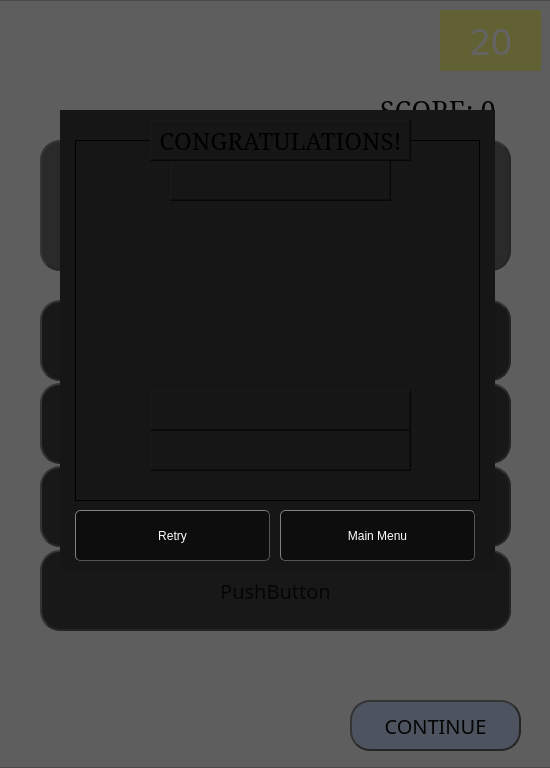
<?xml version="1.0" encoding="UTF-8"?>
<ui version="4.0">
 <class>GrammarTest</class>
 <widget class="QDialog" name="GrammarTest">
  <property name="geometry">
   <rect>
    <x>0</x>
    <y>0</y>
    <width>550</width>
    <height>768</height>
   </rect>
  </property>
  <property name="windowTitle">
   <string>Dialog</string>
  </property>
  <widget class="QLabel" name="label_Background">
   <property name="geometry">
    <rect>
     <x>-30</x>
     <y>0</y>
     <width>581</width>
     <height>768</height>
    </rect>
   </property>
   <property name="styleSheet">
    <string notr="true">background-image: url(:/bGrounds/backgrounds/trueFalse.jpg);
</string>
   </property>
   <property name="frameShape">
    <enum>QFrame::StyledPanel</enum>
   </property>
   <property name="frameShadow">
    <enum>QFrame::Sunken</enum>
   </property>
   <property name="lineWidth">
    <number>1</number>
   </property>
   <property name="text">
    <string/>
   </property>
   <property name="scaledContents">
    <bool>true</bool>
   </property>
  </widget>
  <widget class="QPushButton" name="pushButton_A">
   <property name="geometry">
    <rect>
     <x>40</x>
     <y>300</y>
     <width>471</width>
     <height>81</height>
    </rect>
   </property>
   <property name="font">
    <font>
     <family>Sans Serif</family>
     <pointsize>15</pointsize>
     <weight>50</weight>
     <italic>false</italic>
     <bold>false</bold>
    </font>
   </property>
   <property name="cursor">
    <cursorShape>PointingHandCursor</cursorShape>
   </property>
   <property name="styleSheet">
    <string notr="true">

   QPushButton:hover{
;background-color: rgba(0,0,0, 120);
border: 2px solid #555;
border-radius: 15px;
border-style: inset;
	font: 16pt &quot;Sans Serif&quot;;
color: rgb(255, 255, 255);
}

QPushButton:!hover{ 
border: 2px solid #555;
border-radius: 20px;
 border-style: outset;
padding: 5px; 
	font: 15pt &quot;Sans Serif&quot;;

background-color: rgba(0,0,0, 200);
  }
</string>
   </property>
   <property name="text">
    <string>PushButton</string>
   </property>
  </widget>
  <widget class="QPushButton" name="pushButton_B">
   <property name="geometry">
    <rect>
     <x>40</x>
     <y>383</y>
     <width>471</width>
     <height>81</height>
    </rect>
   </property>
   <property name="font">
    <font>
     <family>Sans Serif</family>
     <pointsize>15</pointsize>
     <weight>50</weight>
     <italic>false</italic>
     <bold>false</bold>
    </font>
   </property>
   <property name="cursor">
    <cursorShape>PointingHandCursor</cursorShape>
   </property>
   <property name="styleSheet">
    <string notr="true">

   QPushButton:hover{
;background-color: rgba(0,0,0, 120);
border: 2px solid #555;
border-radius: 15px;
border-style: inset;
	font: 16pt &quot;Sans Serif&quot;;
color: rgb(255, 255, 255);
}

QPushButton:!hover{ 
border: 2px solid #555;
border-radius: 20px;
 border-style: outset;
padding: 5px; 
	font: 15pt &quot;Sans Serif&quot;;
background-color: rgba(0,0,0, 200);
  }
</string>
   </property>
   <property name="text">
    <string>PushButton</string>
   </property>
  </widget>
  <widget class="QPushButton" name="pushButton_C">
   <property name="geometry">
    <rect>
     <x>40</x>
     <y>466</y>
     <width>471</width>
     <height>81</height>
    </rect>
   </property>
   <property name="font">
    <font>
     <family>Sans Serif</family>
     <pointsize>15</pointsize>
     <weight>50</weight>
     <italic>false</italic>
     <bold>false</bold>
    </font>
   </property>
   <property name="cursor">
    <cursorShape>PointingHandCursor</cursorShape>
   </property>
   <property name="styleSheet">
    <string notr="true">

   QPushButton:hover{
;background-color: rgba(0,0,0, 120);
border: 2px solid #555;
border-radius: 15px;
border-style: inset;
	font: 16pt &quot;Sans Serif&quot;;
color: rgb(255, 255, 255);
}

QPushButton:!hover{ 
border: 2px solid #555;
border-radius: 20px;
 border-style: outset;
padding: 5px; 
	font: 15pt &quot;Sans Serif&quot;;
background-color: rgba(0,0,0, 200);
  }
</string>
   </property>
   <property name="text">
    <string>PushButton</string>
   </property>
  </widget>
  <widget class="QPushButton" name="pushButton_D">
   <property name="geometry">
    <rect>
     <x>40</x>
     <y>550</y>
     <width>471</width>
     <height>81</height>
    </rect>
   </property>
   <property name="font">
    <font>
     <family>Sans Serif</family>
     <pointsize>15</pointsize>
     <weight>50</weight>
     <italic>false</italic>
     <bold>false</bold>
    </font>
   </property>
   <property name="cursor">
    <cursorShape>PointingHandCursor</cursorShape>
   </property>
   <property name="styleSheet">
    <string notr="true">

   QPushButton:hover{
;background-color: rgba(0,0,0, 120);
border: 2px solid #555;
border-radius: 15px;
border-style: inset;
	font: 16pt &quot;Sans Serif&quot;;
color: rgb(255, 255, 255);
}

QPushButton:!hover{ 
border: 2px solid #555;
border-radius: 20px;
 border-style: outset;
padding: 5px; 
	font: 15pt &quot;Sans Serif&quot;;
background-color: rgba(0,0,0, 200);
  }
</string>
   </property>
   <property name="text">
    <string>PushButton</string>
   </property>
  </widget>
  <widget class="QPlainTextEdit" name="plainTextEdit_Question">
   <property name="geometry">
    <rect>
     <x>40</x>
     <y>140</y>
     <width>471</width>
     <height>131</height>
    </rect>
   </property>
   <property name="font">
    <font>
     <family>Sans Serif</family>
     <pointsize>15</pointsize>
     <weight>50</weight>
     <italic>false</italic>
     <bold>false</bold>
    </font>
   </property>
   <property name="styleSheet">
    <string notr="true">border: 2px solid #555;
border-radius: 20px;
 border-style: outset;
padding: 5px; 
	font: 15pt &quot;Sans Serif&quot;;

background-color: rgba(0,0,0, 150);</string>
   </property>
   <property name="plainText">
    <string/>
   </property>
   <property name="textInteractionFlags">
    <set>Qt::NoTextInteraction</set>
   </property>
  </widget>
  <widget class="QLabel" name="lblLive2">
   <property name="geometry">
    <rect>
     <x>50</x>
     <y>20</y>
     <width>41</width>
     <height>31</height>
    </rect>
   </property>
   <property name="styleSheet">
    <string notr="true">background-repeat:no-repeat;

background-image: url(:/bGrounds/backgrounds/h11.png);</string>
   </property>
   <property name="text">
    <string/>
   </property>
  </widget>
  <widget class="QLabel" name="lblLive1">
   <property name="geometry">
    <rect>
     <x>10</x>
     <y>20</y>
     <width>31</width>
     <height>31</height>
    </rect>
   </property>
   <property name="styleSheet">
    <string notr="true">background-repeat:no-repeat;
background-image: url(:/bGrounds/backgrounds/h11.png);</string>
   </property>
   <property name="text">
    <string/>
   </property>
  </widget>
  <widget class="QLabel" name="lblLive3">
   <property name="geometry">
    <rect>
     <x>90</x>
     <y>20</y>
     <width>41</width>
     <height>31</height>
    </rect>
   </property>
   <property name="styleSheet">
    <string notr="true">background-repeat:no-repeat;
background-image: url(:/bGrounds/backgrounds/h11.png);</string>
   </property>
   <property name="text">
    <string/>
   </property>
  </widget>
  <widget class="QLabel" name="label_DisplayForTimer">
   <property name="geometry">
    <rect>
     <x>440</x>
     <y>10</y>
     <width>101</width>
     <height>61</height>
    </rect>
   </property>
   <property name="font">
    <font>
     <family>Sans Serif</family>
     <pointsize>28</pointsize>
    </font>
   </property>
   <property name="styleSheet">
    <string notr="true">border-radius: 45px;border-style: outset;padding: 10px;background-color: rgba(255, 255, 42,150);color: rgb(255, 255, 255);</string>
   </property>
   <property name="text">
    <string> 20</string>
   </property>
   <property name="scaledContents">
    <bool>false</bool>
   </property>
   <property name="alignment">
    <set>Qt::AlignLeading|Qt::AlignLeft|Qt::AlignVCenter</set>
   </property>
  </widget>
  <widget class="QPushButton" name="pushButton_Continue">
   <property name="geometry">
    <rect>
     <x>350</x>
     <y>700</y>
     <width>171</width>
     <height>51</height>
    </rect>
   </property>
   <property name="font">
    <font>
     <family>Sans Serif</family>
     <pointsize>15</pointsize>
     <weight>50</weight>
     <italic>false</italic>
     <bold>false</bold>
    </font>
   </property>
   <property name="cursor">
    <cursorShape>PointingHandCursor</cursorShape>
   </property>
   <property name="styleSheet">
    <string notr="true">

   QPushButton:hover{

border: 2px solid #555;
border-radius: 15px;
border-style: inset;
	font: 16pt &quot;Sans Serif&quot;;
	background-color: rgba(0, 85, 255,150);
}

QPushButton:!hover{ 
border: 2px solid #555;
border-radius: 20px;
 border-style: outset;
padding: 5px; 
	font: 15pt &quot;Sans Serif&quot;;
	background-color: rgba(0, 85, 255,50);
  }
</string>
   </property>
   <property name="text">
    <string>CONTINUE</string>
   </property>
  </widget>
  <widget class="QLabel" name="label_ScoreBoard">
   <property name="geometry">
    <rect>
     <x>380</x>
     <y>90</y>
     <width>151</width>
     <height>41</height>
    </rect>
   </property>
   <property name="font">
    <font>
     <family>Serif</family>
     <pointsize>20</pointsize>
    </font>
   </property>
   <property name="text">
    <string>SCORE: 0</string>
   </property>
  </widget>
  <widget class="QWidget" name="widget_2" native="true">
   <property name="geometry">
    <rect>
     <x>60</x>
     <y>110</y>
     <width>435</width>
     <height>461</height>
    </rect>
   </property>
   <property name="styleSheet">
    <string notr="true">background-color: rgb(22, 22, 22);</string>
   </property>
   <widget class="QLabel" name="trophy_gif">
    <property name="geometry">
     <rect>
      <x>15</x>
      <y>30</y>
      <width>405</width>
      <height>361</height>
     </rect>
    </property>
    <property name="styleSheet">
     <string notr="true">background-image: url(:/bGrounds/backgrounds/trophy.gif);</string>
    </property>
    <property name="frameShape">
     <enum>QFrame::Box</enum>
    </property>
    <property name="text">
     <string/>
    </property>
    <property name="scaledContents">
     <bool>false</bool>
    </property>
   </widget>
   <widget class="QPushButton" name="pushButton_MainMenu">
    <property name="geometry">
     <rect>
      <x>220</x>
      <y>400</y>
      <width>195</width>
      <height>51</height>
     </rect>
    </property>
    <property name="cursor">
     <cursorShape>PointingHandCursor</cursorShape>
    </property>
    <property name="styleSheet">
     <string notr="true">
 QPushButton:hover#pushButton_MainMenu{
;background-color: rgba(0,0,0, 200);

  border: 2px solid #555;
    
    border-style: inset;
	font: 18pt &quot;Serif&quot;;
	color: rgb(255, 255, 255);
 }
QPushButton:!hover#pushButton_MainMenu{
 border: 1px solid #555;
    border-radius: 5px;
    border-style: outset;
    padding: 5px;
	color: rgb(255, 255, 255);
	font: 15pt &quot;Serif&quot;;
	;;background-color: rgba(0,0,0, 100);

 }

   
</string>
    </property>
    <property name="text">
     <string>Main Menu</string>
    </property>
   </widget>
   <widget class="QPushButton" name="pushButton_Retry">
    <property name="geometry">
     <rect>
      <x>15</x>
      <y>400</y>
      <width>195</width>
      <height>51</height>
     </rect>
    </property>
    <property name="cursor">
     <cursorShape>PointingHandCursor</cursorShape>
    </property>
    <property name="styleSheet">
     <string notr="true">
 QPushButton:hover#pushButton_Retry{
;background-color: rgba(0,0,0, 200);

  border: 2px solid #555;
    
    border-style: inset;
	font: 22pt &quot;Serif&quot;;
	color: rgb(255, 255, 255);
 }
QPushButton:!hover#pushButton_Retry{
 border: 1px solid #555;
    border-radius: 5px;
    border-style: outset;
    padding: 5px;
	color: rgb(255, 255, 255);
	font: 15pt &quot;Serif&quot;;
	;;background-color: rgba(0,0,0, 100);

 }

   
</string>
    </property>
    <property name="text">
     <string>Retry</string>
    </property>
   </widget>
   <widget class="QLabel" name="label_WrongAnswers">
    <property name="geometry">
     <rect>
      <x>90</x>
      <y>320</y>
      <width>261</width>
      <height>41</height>
     </rect>
    </property>
    <property name="font">
     <font>
      <family>Serif</family>
      <pointsize>13</pointsize>
     </font>
    </property>
    <property name="frameShape">
     <enum>QFrame::WinPanel</enum>
    </property>
    <property name="frameShadow">
     <enum>QFrame::Raised</enum>
    </property>
    <property name="text">
     <string/>
    </property>
    <property name="alignment">
     <set>Qt::AlignCenter</set>
    </property>
   </widget>
   <widget class="QLabel" name="label_Score">
    <property name="geometry">
     <rect>
      <x>110</x>
      <y>50</y>
      <width>221</width>
      <height>41</height>
     </rect>
    </property>
    <property name="font">
     <font>
      <family>Serif</family>
      <pointsize>13</pointsize>
     </font>
    </property>
    <property name="frameShape">
     <enum>QFrame::WinPanel</enum>
    </property>
    <property name="frameShadow">
     <enum>QFrame::Raised</enum>
    </property>
    <property name="text">
     <string/>
    </property>
    <property name="alignment">
     <set>Qt::AlignCenter</set>
    </property>
   </widget>
   <widget class="QLabel" name="label_CorrectAnswer">
    <property name="geometry">
     <rect>
      <x>90</x>
      <y>280</y>
      <width>261</width>
      <height>41</height>
     </rect>
    </property>
    <property name="font">
     <font>
      <family>Serif</family>
      <pointsize>13</pointsize>
     </font>
    </property>
    <property name="frameShape">
     <enum>QFrame::WinPanel</enum>
    </property>
    <property name="frameShadow">
     <enum>QFrame::Raised</enum>
    </property>
    <property name="text">
     <string/>
    </property>
    <property name="alignment">
     <set>Qt::AlignCenter</set>
    </property>
   </widget>
   <widget class="QLabel" name="label_Greetings">
    <property name="geometry">
     <rect>
      <x>90</x>
      <y>10</y>
      <width>261</width>
      <height>41</height>
     </rect>
    </property>
    <property name="font">
     <font>
      <family>Serif</family>
      <pointsize>18</pointsize>
     </font>
    </property>
    <property name="styleSheet">
     <string notr="true"/>
    </property>
    <property name="frameShape">
     <enum>QFrame::WinPanel</enum>
    </property>
    <property name="frameShadow">
     <enum>QFrame::Raised</enum>
    </property>
    <property name="text">
     <string>CONGRATULATIONS!</string>
    </property>
    <property name="alignment">
     <set>Qt::AlignCenter</set>
    </property>
   </widget>
   <zorder>pushButton_MainMenu</zorder>
   <zorder>pushButton_Retry</zorder>
   <zorder>trophy_gif</zorder>
   <zorder>label_WrongAnswers</zorder>
   <zorder>label_Score</zorder>
   <zorder>label_CorrectAnswer</zorder>
   <zorder>label_Greetings</zorder>
  </widget>
  <widget class="QLabel" name="label_Darkeffects">
   <property name="geometry">
    <rect>
     <x>0</x>
     <y>0</y>
     <width>551</width>
     <height>768</height>
    </rect>
   </property>
   <property name="styleSheet">
    <string notr="true">background-color: rgba(8, 8, 8,160);</string>
   </property>
   <property name="text">
    <string/>
   </property>
   <property name="scaledContents">
    <bool>true</bool>
   </property>
  </widget>
  <zorder>label_Background</zorder>
  <zorder>pushButton_A</zorder>
  <zorder>lblLive1</zorder>
  <zorder>lblLive2</zorder>
  <zorder>lblLive3</zorder>
  <zorder>pushButton_B</zorder>
  <zorder>pushButton_C</zorder>
  <zorder>pushButton_D</zorder>
  <zorder>plainTextEdit_Question</zorder>
  <zorder>label_DisplayForTimer</zorder>
  <zorder>label_ScoreBoard</zorder>
  <zorder>pushButton_Continue</zorder>
  <zorder>label_Darkeffects</zorder>
  <zorder>widget_2</zorder>
 </widget>
 <resources/>
 <connections/>
</ui>
